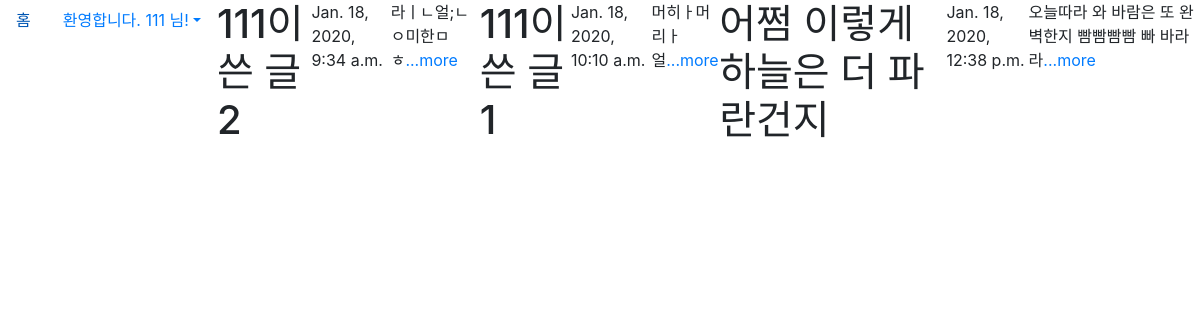
The app's page /myapp/showlist/ (signed in), older data.
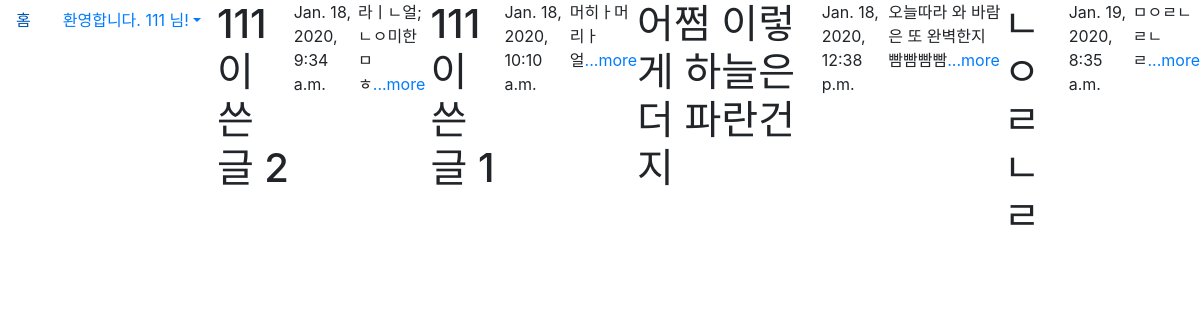
The same page, newer data.
### myapp/models.py (models this page shows, shortened)
class Letter(models.Model):
    writer = models.ForeignKey(User, null=True, on_delete=models.CASCADE, related_name='letters')
    title = models.CharField(max_length=50)
    pub_date = models.DateTimeField(auto_now_add=True)
    body = models.TextField(max_length=200)
    letter_hit = models.PositiveIntegerField(default=0)
    bgm = models.URLField(max_length=200)
    def summary(self):
        return self.body[:100]

### myapp/views.py (the view)
# urls.py: path('showlist/', views.showlist, name = 'showlist'),
def showlist(request):
    letters = Letter.objects.filter(writer=request.user)
    return render(request, 'myapp/showlist.html', {'letters' : letters})

### myapp/templates/myapp/showlist.html
{% extends 'base.html' %}
{% block content %}
{% for letter in letters.all %}
    <h1>{{letter.title}}</h1>
    <p>{{letter.pub_date}}</p>
    <p>{{letter.summary}}<a href="{% url 'detail' letter.id %}">...more</a></p>
{% endfor %}
{% endblock %}

Row changes from the older to the newer data that the page shows:
changed Letter "어쩜 이렇게 하늘은 더 파란건지": summary "오늘따라 와 바람은 또 완벽한지 빰빰빰빰 빠 바라라" → "오늘따라 와 바람은 또 완벽한지 빰빰빰빰"
added Letter: title "ㄴㅇㄹㄴㄹ", pub_date "Jan. 19, 2020, 8:35 a.m.", summary "ㅁㅇㄹㄴㄹㄴㄹ"
